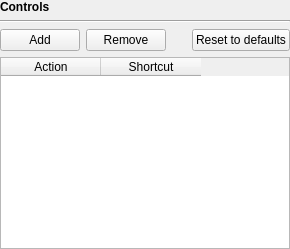
         <widget class="QWidget" name="Controls">
          <layout class="QVBoxLayout" name="verticalLayout_28">
           <property name="leftMargin">
            <number>0</number>
           </property>
           <property name="topMargin">
            <number>0</number>
           </property>
           <property name="rightMargin">
            <number>0</number>
           </property>
           <property name="bottomMargin">
            <number>0</number>
           </property>
           <item>
            <widget class="QLabel" name="title4">
             <property name="font">
              <font>
               <weight>75</weight>
               <bold>true</bold>
              </font>
             </property>
             <property name="text">
              <string>Controls</string>
             </property>
            </widget>
           </item>
           <item>
            <widget class="Line" name="line_10">
             <property name="orientation">
              <enum>Qt::Horizontal</enum>
             </property>
            </widget>
           </item>
           <item>
            <layout class="QHBoxLayout" name="horizontalLayout_2">
             <item>
              <widget class="QPushButton" name="pushButton_2">
               <property name="sizePolicy">
                <sizepolicy hsizetype="Minimum" vsizetype="Minimum">
                 <horstretch>0</horstretch>
                 <verstretch>0</verstretch>
                </sizepolicy>
               </property>
               <property name="minimumSize">
                <size>
                 <width>0</width>
                 <height>0</height>
                </size>
               </property>
               <property name="text">
                <string>Add</string>
               </property>
              </widget>
             </item>
             <item>
              <widget class="QPushButton" name="pushButton_4">
               <property name="sizePolicy">
                <sizepolicy hsizetype="Minimum" vsizetype="Minimum">
                 <horstretch>0</horstretch>
                 <verstretch>0</verstretch>
                </sizepolicy>
               </property>
               <property name="minimumSize">
                <size>
                 <width>0</width>
                 <height>0</height>
                </size>
               </property>
               <property name="text">
                <string>Remove</string>
               </property>
              </widget>
             </item>
             <item>
              <spacer name="horizontalSpacer_2">
               <property name="orientation">
                <enum>Qt::Horizontal</enum>
               </property>
               <property name="sizeType">
                <enum>QSizePolicy::MinimumExpanding</enum>
               </property>
               <property name="sizeHint" stdset="0">
                <size>
                 <width>20</width>
                 <height>20</height>
                </size>
               </property>
              </spacer>
             </item>
             <item>
              <widget class="QPushButton" name="pushButton_3">
               <property name="sizePolicy">
                <sizepolicy hsizetype="Minimum" vsizetype="Minimum">
                 <horstretch>0</horstretch>
                 <verstretch>0</verstretch>
                </sizepolicy>
               </property>
               <property name="minimumSize">
                <size>
                 <width>0</width>
                 <height>0</height>
                </size>
               </property>
               <property name="text">
                <string>Reset to defaults</string>
               </property>
              </widget>
             </item>
            </layout>
           </item>
           <item>
            <widget class="QTableWidget" name="shortcutsTableWidget">
             <property name="editTriggers">
              <set>QAbstractItemView::NoEditTriggers</set>
             </property>
             <property name="alternatingRowColors">
              <bool>true</bool>
             </property>
             <property name="selectionMode">
              <enum>QAbstractItemView::SingleSelection</enum>
             </property>
             <property name="selectionBehavior">
              <enum>QAbstractItemView::SelectRows</enum>
             </property>
             <property name="sortingEnabled">
              <bool>false</bool>
             </property>
             <attribute name="verticalHeaderVisible">
              <bool>false</bool>
             </attribute>
             <column>
              <property name="text">
               <string>Action</string>
              </property>
             </column>
             <column>
              <property name="text">
               <string>Shortcut</string>
              </property>
             </column>
            </widget>
           </item>
          </layout>
         </widget>
